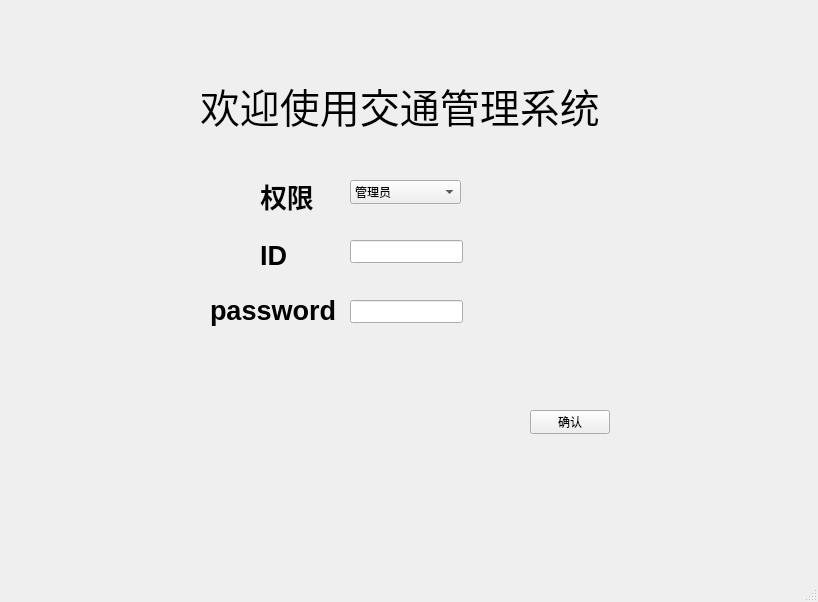
<?xml version="1.0" encoding="UTF-8"?>
<ui version="4.0">
 <class>MainWindow</class>
 <widget class="QMainWindow" name="MainWindow">
  <property name="geometry">
   <rect>
    <x>0</x>
    <y>0</y>
    <width>818</width>
    <height>602</height>
   </rect>
  </property>
  <property name="windowTitle">
   <string>MainWindow</string>
  </property>
  <property name="styleSheet">
   <string notr="true"/>
  </property>
  <widget class="QWidget" name="centralwidget">
   <widget class="QComboBox" name="comboBox">
    <property name="geometry">
     <rect>
      <x>350</x>
      <y>180</y>
      <width>111</width>
      <height>24</height>
     </rect>
    </property>
    <item>
     <property name="text">
      <string>管理员</string>
     </property>
    </item>
    <item>
     <property name="text">
      <string>乘客</string>
     </property>
    </item>
    <item>
     <property name="text">
      <string>司机</string>
     </property>
    </item>
   </widget>
   <widget class="QPushButton" name="pushButton">
    <property name="geometry">
     <rect>
      <x>530</x>
      <y>410</y>
      <width>80</width>
      <height>24</height>
     </rect>
    </property>
    <property name="text">
     <string>确认</string>
    </property>
   </widget>
   <widget class="QLineEdit" name="IDLine">
    <property name="geometry">
     <rect>
      <x>350</x>
      <y>240</y>
      <width>113</width>
      <height>23</height>
     </rect>
    </property>
   </widget>
   <widget class="QLineEdit" name="passwordLine">
    <property name="geometry">
     <rect>
      <x>350</x>
      <y>300</y>
      <width>113</width>
      <height>23</height>
     </rect>
    </property>
   </widget>
   <widget class="QWidget" name="widget" native="true">
    <property name="geometry">
     <rect>
      <x>0</x>
      <y>0</y>
      <width>800</width>
      <height>600</height>
     </rect>
    </property>
    <property name="styleSheet">
     <string notr="true">QWidget
{border-image: url(:/msgbox/backg.jpg);}</string>
    </property>
   </widget>
   <widget class="QLabel" name="label_3">
    <property name="geometry">
     <rect>
      <x>210</x>
      <y>290</y>
      <width>131</width>
      <height>41</height>
     </rect>
    </property>
    <property name="font">
     <font>
      <pointsize>20</pointsize>
      <bold>true</bold>
     </font>
    </property>
    <property name="text">
     <string>password</string>
    </property>
   </widget>
   <widget class="QLabel" name="label">
    <property name="geometry">
     <rect>
      <x>260</x>
      <y>180</y>
      <width>61</width>
      <height>31</height>
     </rect>
    </property>
    <property name="font">
     <font>
      <pointsize>20</pointsize>
      <bold>true</bold>
     </font>
    </property>
    <property name="text">
     <string>权限</string>
    </property>
   </widget>
   <widget class="QLabel" name="label_4">
    <property name="geometry">
     <rect>
      <x>200</x>
      <y>70</y>
      <width>401</width>
      <height>71</height>
     </rect>
    </property>
    <property name="font">
     <font>
      <pointsize>30</pointsize>
     </font>
    </property>
    <property name="text">
     <string>欢迎使用交通管理系统</string>
    </property>
   </widget>
   <widget class="QLabel" name="label_2">
    <property name="geometry">
     <rect>
      <x>260</x>
      <y>240</y>
      <width>54</width>
      <height>31</height>
     </rect>
    </property>
    <property name="font">
     <font>
      <pointsize>20</pointsize>
      <bold>true</bold>
     </font>
    </property>
    <property name="styleSheet">
     <string notr="true"/>
    </property>
    <property name="text">
     <string>ID</string>
    </property>
   </widget>
   <zorder>widget</zorder>
   <zorder>comboBox</zorder>
   <zorder>pushButton</zorder>
   <zorder>IDLine</zorder>
   <zorder>passwordLine</zorder>
   <zorder>label_3</zorder>
   <zorder>label</zorder>
   <zorder>label_4</zorder>
   <zorder>label_2</zorder>
  </widget>
  <widget class="QMenuBar" name="menubar">
   <property name="geometry">
    <rect>
     <x>0</x>
     <y>0</y>
     <width>818</width>
     <height>36</height>
    </rect>
   </property>
  </widget>
  <widget class="QStatusBar" name="statusbar"/>
 </widget>
 <resources/>
 <connections/>
</ui>
